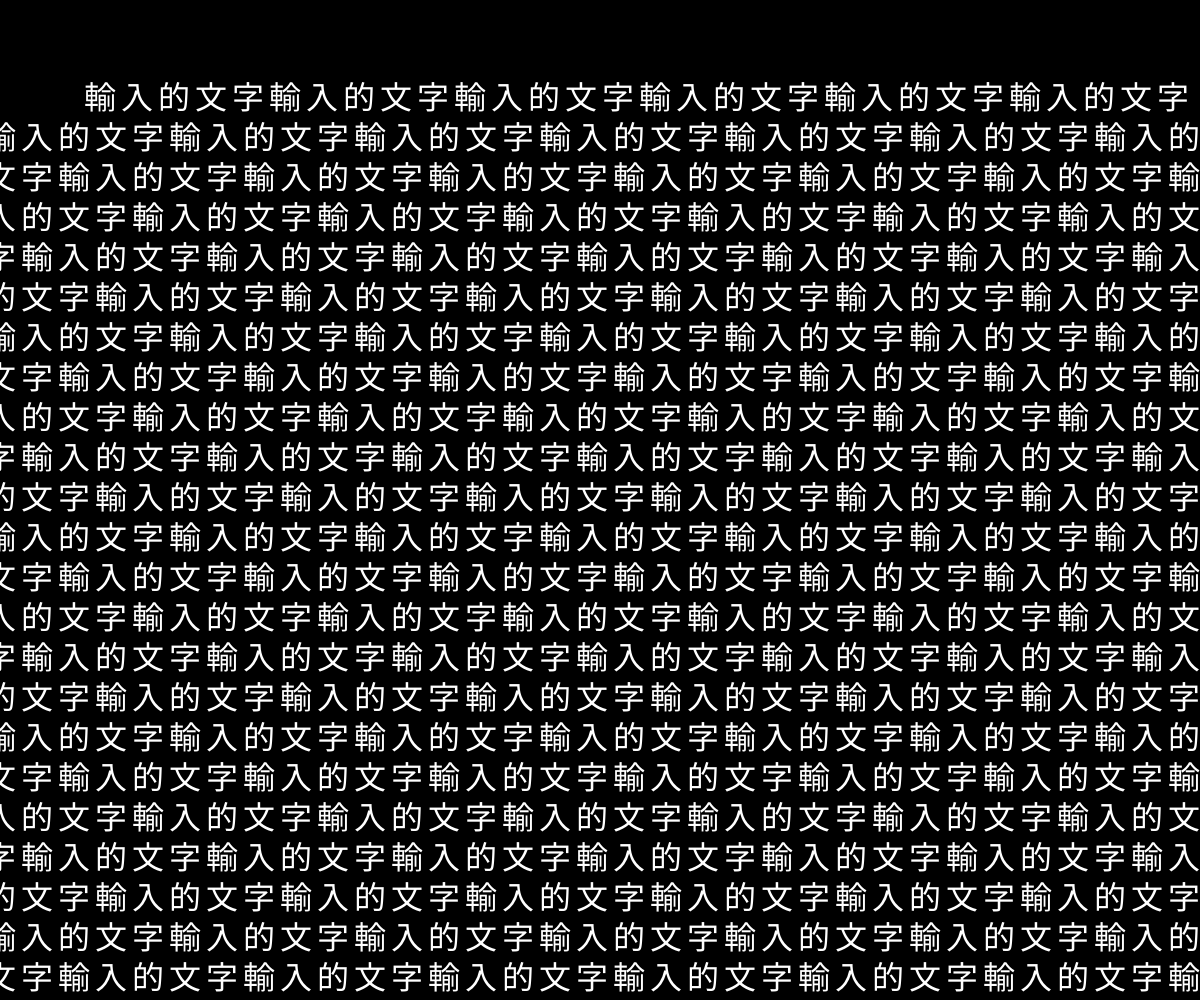
Frame 1 (no input)
Frame 60 (no input): identical to frame 1, image omitted
Frame 120 (the mouse pressed at the canvas centre since frame 60): identical to frame 1, image omitted

The p5.js sketch that drew this single still picture (run headless with seeded random() and noise() and a simulated clock; from frame 60 on, the mouse is pressed at the canvas centre):

// p5.js sketch
// ── sketch.js
let inputText = "輸入的文字";
let textSizeValue = 32;
let bouncing = false;
let bounceOffset = 0;

function setup() {
  createCanvas(windowWidth, windowHeight);
  textAlign(CENTER, CENTER);
}

function draw() {
  background(0); // 修改背景顏色為黑色
  textSize(textSizeValue); // 使用 textSizeValue 設定文字大小
  fill(255); // 修改文字顏色為白色
  let x = 100; // 修改初始值為 100
  let y = 100; // 修改初始值為 100
  while (y < height) {
    for (let i = 0; i < inputText.length; i++) {
      let char = inputText.charAt(i);
      let bounceOffset = bouncing ? sin(frameCount * 0.1 + x * 0.05) * 10 : 0; // 每個字不規律跳動
      text(char, x, y + bounceOffset);
      x += textWidth(char) + 5; // 修改文字之間的間距為 5
      if (x > width) {
        x = 0;
        y += 40; // 40 是行高
      }
    }
  }
}

function windowResized() {
  resizeCanvas(windowWidth, windowHeight);
}

function updateText() {
  inputText = document.getElementById('textInput').value;
}

function updateTextSize() {
  textSizeValue = Number(document.getElementById('textSizeSlider').value); // 將滑桿的值轉換為數字類型
}

function toggleBounce() {
  bouncing = !bouncing; // 切換文字跳動狀態
}
